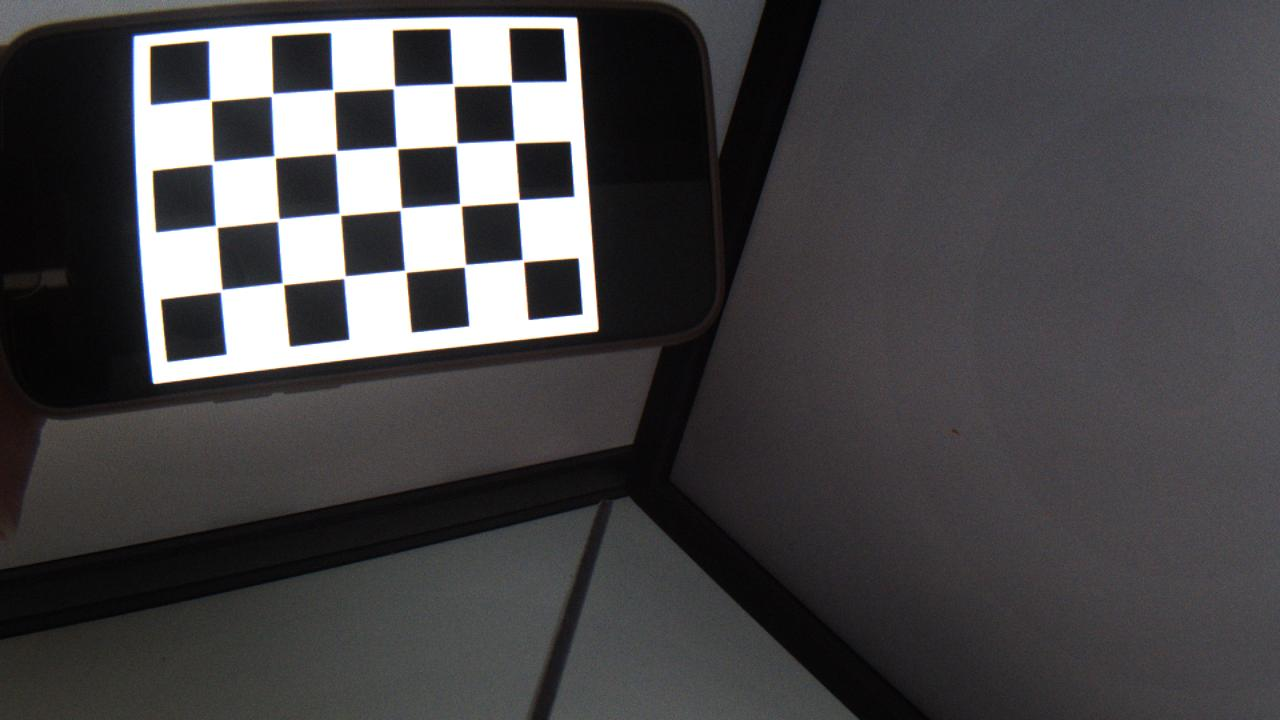
#> input picture Calibration/Camera_calibration/Calibration_Images/WhatsApp Image 2024-03-26 at 10.22.02.jpeg, 1280 x 720 px; its folder holds only this picture in this run
$ python intrinsics_calibration.py
#> lines starting #> are read from the running program, lines starting #| are printed output that depends on the picture; after the words box and inside, x2 and y2 are one past the last pixel; in counts of white or black regions, pixels touching at a corner belong together
# ===========================================
# Open CV - Camera Calibration
# ===========================================

import numpy as np
import cv2 as cv
import glob
import os

# inner Corners count x
innerCornerCountX = 6
innerCornerCountY = 4
cube_size = 0.22

# termination criteria
criteria = (cv.TERM_CRITERIA_EPS + cv.TERM_CRITERIA_MAX_ITER, 30, 0.001)

# prepare object points, like (0,0,0), (1,0,0), (2,0,0) ....,(6,5,0)
objp = np.zeros((innerCornerCountX*innerCornerCountY, 3), np.float32)
objp[:,:2] = np.mgrid[0:innerCornerCountX,0:innerCornerCountY].T.reshape(-1,2) * cube_size

# Arrays to store object points and image points from all the images.
objpoints = [] # 3d point in real world space
imgpoints = [] # 2d points in image plane.

# Directory for saving the images with drawn corners
results_dir = 'Calibration_Results/'
if not os.path.exists(results_dir):
    os.makedirs(results_dir)

# Load images
images = glob.glob('Calibration_Images/*.jpeg')

# Process each image
for fname in images:
    img = cv.imread(fname)
#> img is the input picture: shape (720, 1280, 3); mean B, G, R 71.9, 70.3, 71.8
    if img is None:
        print(f"Failed to load {fname}")
        continue

    # Convert to gray scale
    gray = cv.cvtColor(img, cv.COLOR_BGR2GRAY)

    # Find the chess board corners
    ret, corners = cv.findChessboardCorners(gray, (innerCornerCountX,innerCornerCountY), None)
#> ret = True; corners = 24 rows, first 8: [210, 100], [272.1, 95.67], [333.5, 90.5], [394.5, 87.5], [453.5, 85], [511.5, 83], [212, 162.5], [274.5, 157]

    # If corners are found, append the object points and image points
    if ret:
        objpoints.append(objp)

        # Refine the corner positions
        corners2 = cv.cornerSubPix(gray, corners, (11,11), (-1,-1), criteria)
#> corners2 = 24 rows, first 8: [210.6, 100.1], [272, 94.95], [333.4, 90.73], [394, 87.4], [453.4, 84.92], [511.2, 83.44], [213, 162.7], [274.7, 157.1]

        # Append the image points
        imgpoints.append(corners2)

        # Draw the corners on the image
        cv.drawChessboardCorners(img, (innerCornerCountX,innerCornerCountY), corners2, ret)
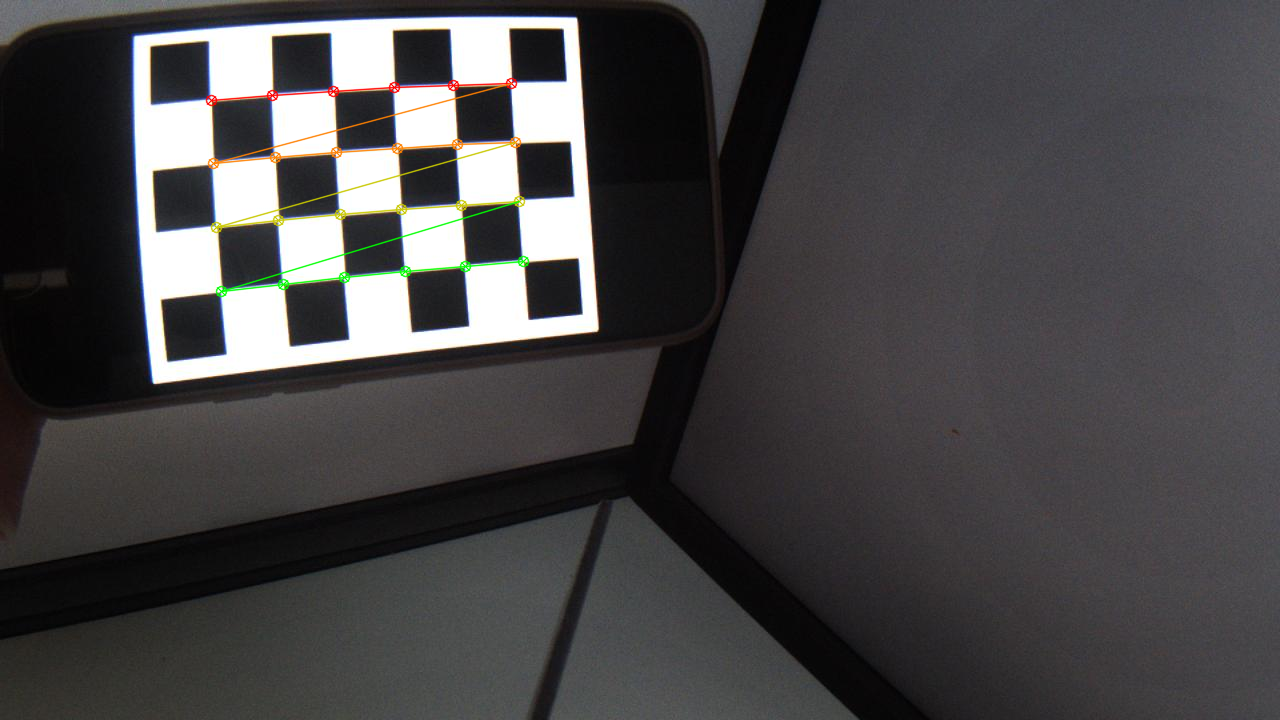
#> img: shape (720, 1280, 3); 0.9% of pixels changed, all inside (x1, y1, x2, y2) = (205, 77, 530, 298)

        # Save the image with drawn corners to the results directory
        results_path = os.path.join(results_dir, os.path.basename(fname))
        cv.imwrite(results_path, img)
    else:
        print(f"No corners found in {fname}.")

# Calibrate the camera
if len(objpoints) > 0 and len(imgpoints) > 0:


    ret, mtx, dist, rvecs, tvecs = cv.calibrateCamera(objpoints, imgpoints, gray.shape[::-1], None, None)
#> ret = 0.198; mtx = [[1448, 0, 688.2], [0, 1364.8, 383.1], [0, 0, 1]]; dist = [[-0.725, -0.841, -0.0288, -0.0496, 3.86]]; rvecs = ([0.148, -0.589, -0.0965],); tvecs = ([-1.51, -0.952, 4.31],)

    # Check if calibration was successful
    if ret:
        print("Calibration was successful.")
        # Save the camera matrix and distortion coefficients to a file
        np.savez('calibration_data.npz', mtx=mtx, dist=dist)
        print("Saved calibration data to 'calibration_data.npz'")

else:
    print("No valid image points found for calibration.")


cv.destroyAllWindows()

$ run again, on Calibration/Camera_calibration/Calibration_Images/WhatsApp Image 2024-03-26 at 10.22.04.jpeg
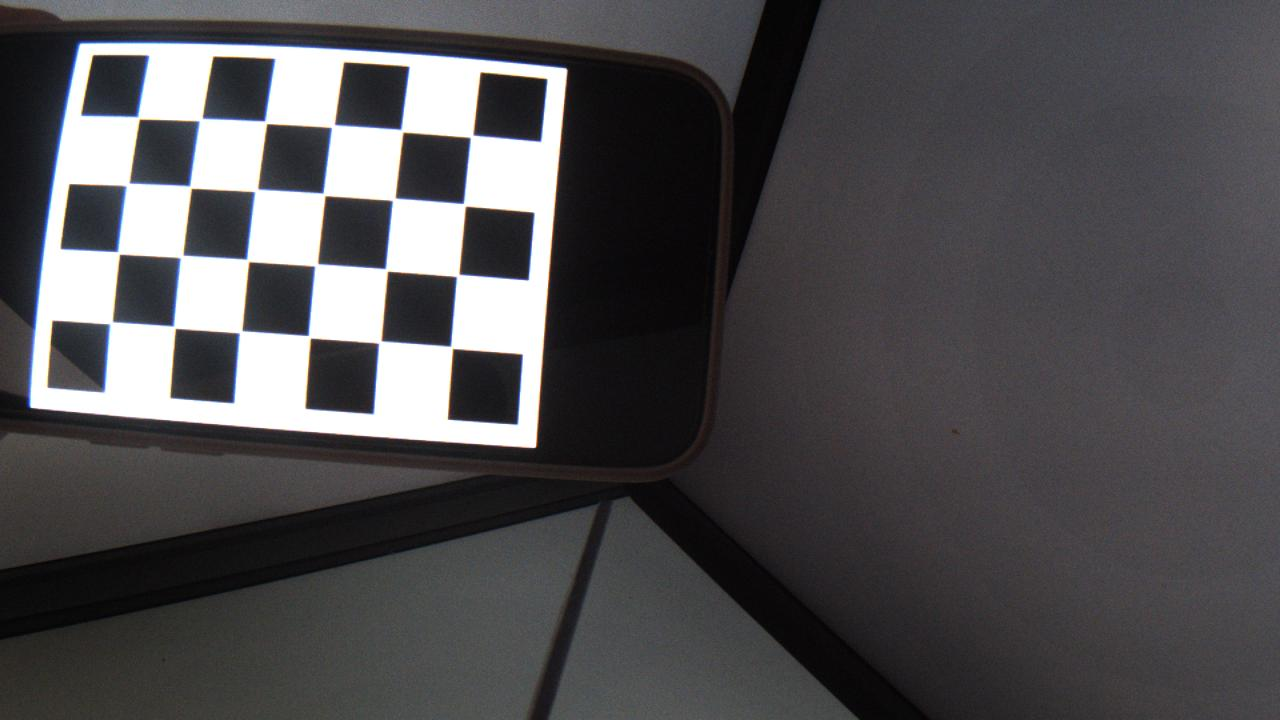
#> input picture Calibration/Camera_calibration/Calibration_Images/WhatsApp Image 2024-03-26 at 10.22.04.jpeg, 1280 x 720 px
#> img is the input picture: shape (720, 1280, 3); mean B, G, R 80.7, 78.5, 79.9
#> `ret, corners = cv.findChessboardCorners(gray, (innerCornerCountX,inner..`: ret = True; corners = 24 rows, first 8: [138, 117.5], [200, 118.3], [266, 122], [333.5, 127.4], [402, 130.5], [471.5, 136], [127.6, 183.6], [189.5, 187]
#> corners2 = 24 rows, first 8: [138.5, 118], [200.7, 119.6], [265.8, 122.3], [332.9, 126.1], [401.9, 130.8], [471.6, 136.2], [127.6, 184.5], [190.5, 187.2]
#> `cv.drawChessboardCorners(img, (innerCornerCountX,innerCornerCountY), c..`:
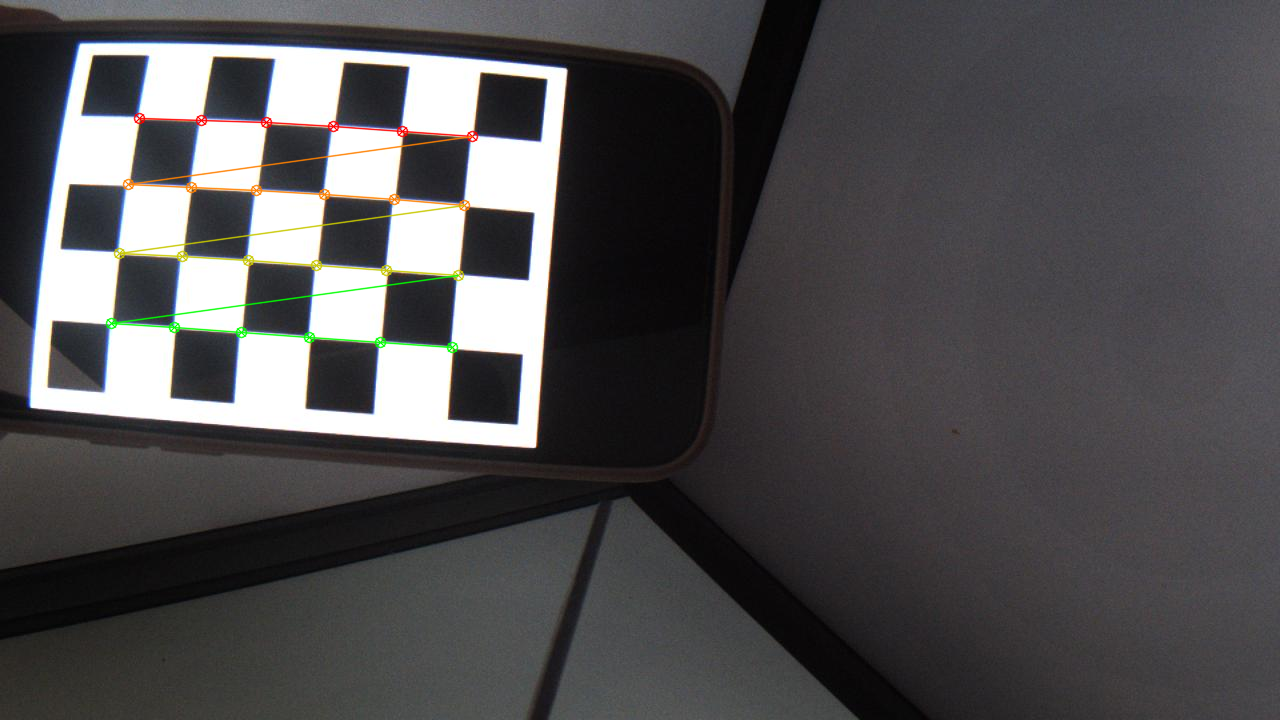
#> img: shape (720, 1280, 3); 0.99% of pixels changed, all inside (x1, y1, x2, y2) = (105, 112, 479, 354)
#> `ret, mtx, dist, rvecs, tvecs = cv.calibrateCamera(objpoints, imgpoints..`: ret = 0.0973; mtx = [[890.5, 0, 621.1], [0, 890.8, 367.9], [0, 0, 1]]; dist = [[-0.303, 0.172, 0.00436, 0.00428, -0.0784]]; rvecs = ([-0.0133, -0.171, 0.0749],); tvecs = ([-1.55, -0.804, 2.49],)

$ run again, on Calibration/Camera_calibration/Calibration_Images/WhatsApp Image 2024-03-26 at 10.22.05 (1).jpeg
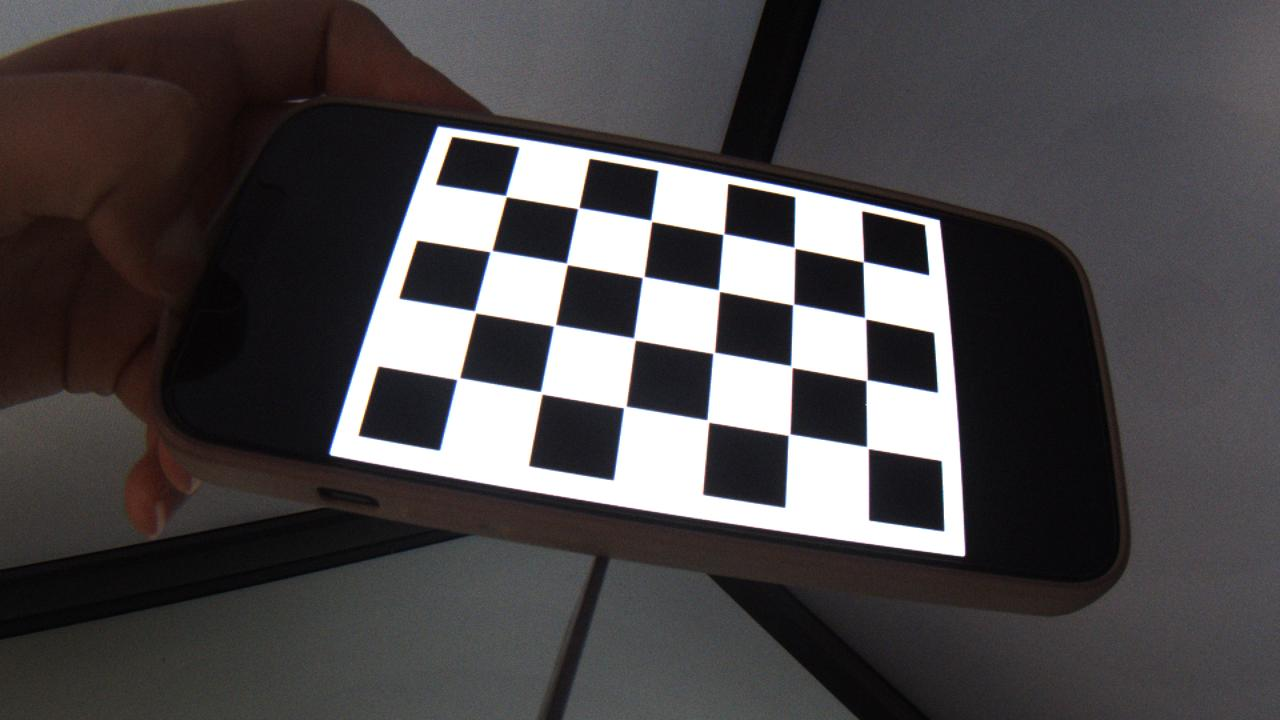
#> input picture Calibration/Camera_calibration/Calibration_Images/WhatsApp Image 2024-03-26 at 10.22.05 (1).jpeg, 1280 x 720 px
#> img is the input picture: shape (720, 1280, 3); mean B, G, R 73.8, 72.5, 75.8
#> `ret, corners = cv.findChessboardCorners(gray, (innerCornerCountX,inner..`: ret = True; corners = 24 rows, first 8: [506.5, 196.7], [579.3, 207.5], [650.6, 220.1], [723, 234.5], [795.4, 248.6], [863.4, 261.5], [489.3, 251.9], [566.3, 263.3]
#> corners2 = 24 rows, first 8: [505.9, 196.2], [578.4, 208.2], [651.3, 220.8], [723.4, 234.2], [794.5, 247.7], [863.3, 261.7], [491, 251.2], [566.8, 263.9]
#> `cv.drawChessboardCorners(img, (innerCornerCountX,innerCornerCountY), c..`:
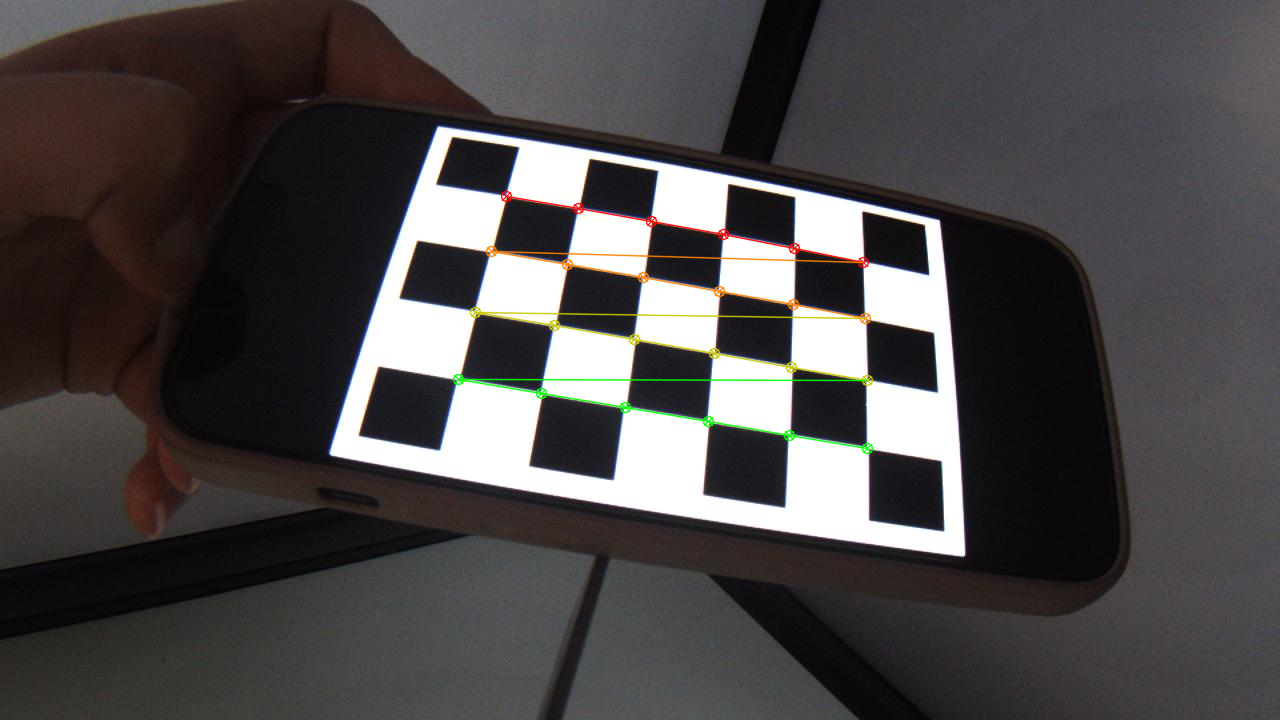
#> img: shape (720, 1280, 3); 1.09% of pixels changed, all inside (x1, y1, x2, y2) = (452, 190, 874, 455)
#> `ret, mtx, dist, rvecs, tvecs = cv.calibrateCamera(objpoints, imgpoints..`: ret = 0.062; mtx = [[1006, 0, 646.5], [0, 985.3, 375.5], [0, 0, 1]]; dist = [[-0.398, 2.11, 0.00546, 0.00367, -22.1]]; rvecs = ([-0.559, -0.122, 0.147],); tvecs = ([-0.419, -0.545, 2.92],)

$ run again, on Calibration/Camera_calibration/Calibration_Images/WhatsApp Image 2024-03-26 at 10.22.03 (1).jpeg
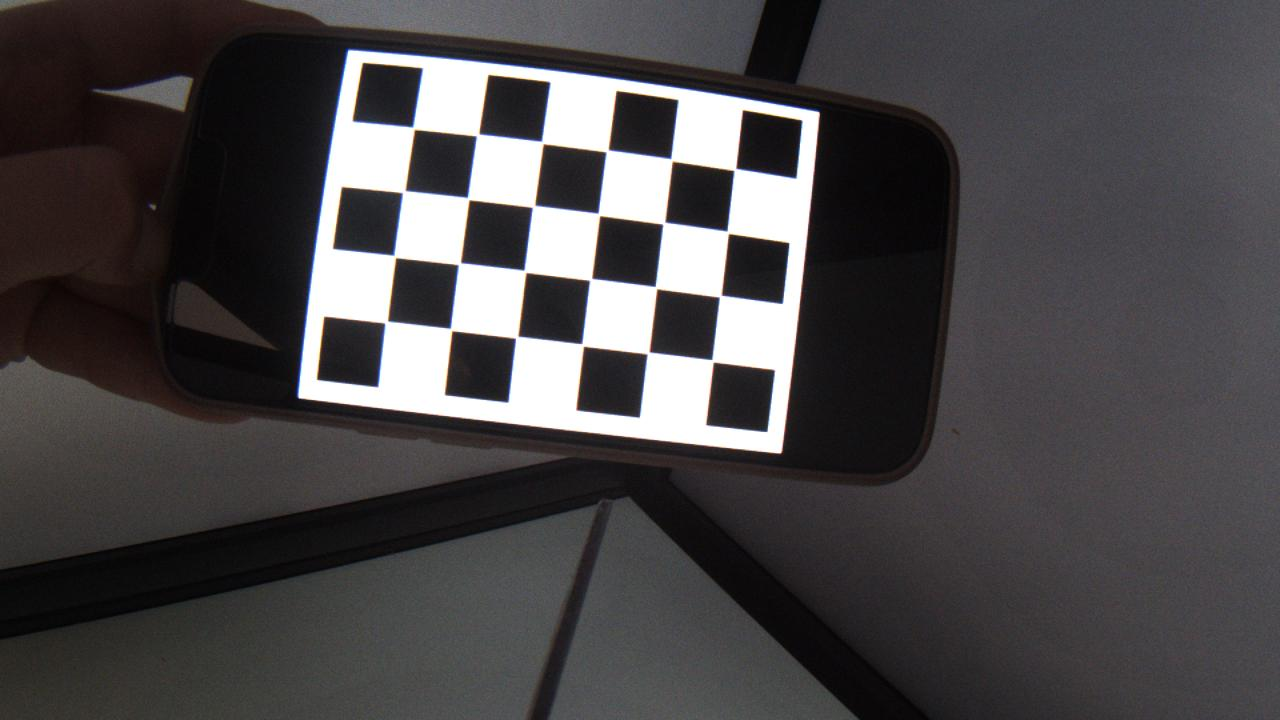
#> input picture Calibration/Camera_calibration/Calibration_Images/WhatsApp Image 2024-03-26 at 10.22.03 (1).jpeg, 1280 x 720 px
#> img is the input picture: shape (720, 1280, 3); mean B, G, R 72.7, 71.3, 73.8
#> `ret, corners = cv.findChessboardCorners(gray, (innerCornerCountX,inner..`: ret = True; corners = 24 rows, first 8: [413.5, 128], [477.5, 134.5], [542.5, 142.5], [607, 151], [671.5, 160], [735, 169], [403.5, 191.5], [468, 198.5]
#> corners2 = 24 rows, first 8: [413.6, 128.3], [477.5, 135], [542.3, 142.6], [607.1, 151], [671.4, 159.9], [734.9, 169.5], [403.8, 191.7], [468.3, 198.7]
#> `cv.drawChessboardCorners(img, (innerCornerCountX,innerCornerCountY), c..`:
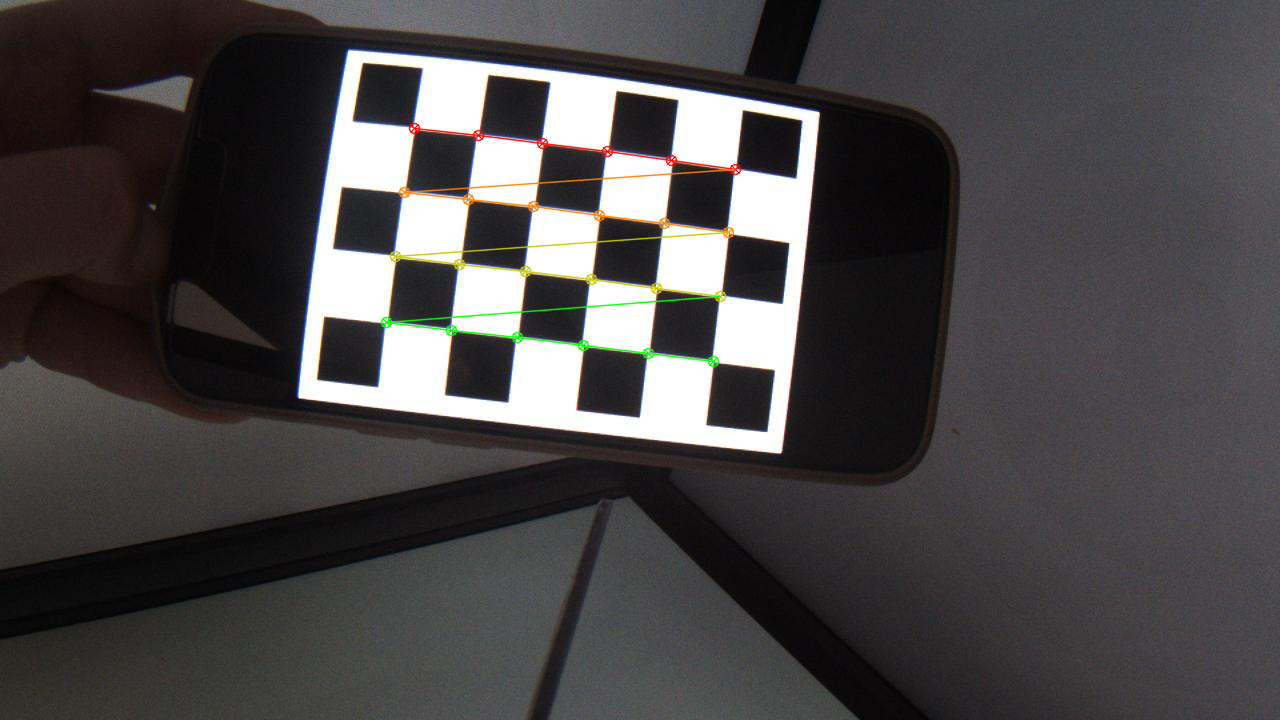
#> img: shape (720, 1280, 3); 0.96% of pixels changed, all inside (x1, y1, x2, y2) = (380, 122, 742, 368)
#> `ret, mtx, dist, rvecs, tvecs = cv.calibrateCamera(objpoints, imgpoints..`: ret = 0.0502; mtx = [[864.6, 0, 619.3], [0, 862.7, 395.5], [0, 0, 1]]; dist = [[-0.307, 0.669, 0.000188, 0.01, -1.92]]; rvecs = ([0.0304, -0.107, 0.117],); tvecs = ([-0.695, -0.898, 2.76],)
